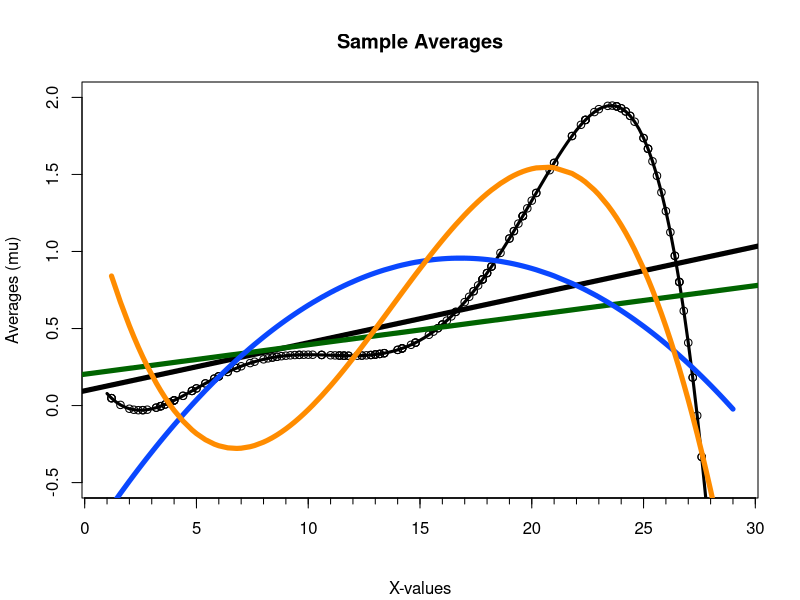

Generate this figure with R:
#the range that x can take
x <- seq(1,29,0.2)

#a third order function that shows the real value
real <- function(x){
  y <- ((-(1*10^-5))*x^5 + 0.0006*x^4 - 0.0125*x^3 + 0.11*x^2 - 0.35*x +0.33)
  y <- y
}

y = real(x)

plot(x,y, axes=T, ylim=c(-0.5,2), typ ='l', ann=F, lwd=3)
par(tcl= -0.3, bg= "aliceblue")
axis(1, at=seq(0,30, by=1),labels=F,lwd=1,lwd.ticks=1)

title(main="Sample Averages", sub="X-values", ylab="Averages (mu)")

#real function
real.function = lm(y~x)
abline(real.function, col="black", lwd=5)

xAll = vector()
yAll = vector()

oneSample <- function(x,n){
  for (i in 1:n){
    xSample <- sample(x, 20, replace=TRUE, prob = NULL)    
    
    #order samples (otherwise messy lines)
    xSample <- sort(xSample, decreasing=FALSE)
    ySample <- real(xSample)
    
    #points(xSample,ySample) is a test if the points are actually on the line
    points(xSample,ySample)
    linear.model = lm(ySample~xSample)
    #abline(linear.model, col="red", lwd=1)
    
    fit2 <- lm(ySample~xSample + I(xSample^2))
    #points(xSample, predict(fit2), type="l", col="#FF0A85", lwd=1)
    
    fit3 <- lm(ySample~xSample + I(xSample^2) + I(xSample^3))
   # points(xSample,predict(fit3), type="l", col="#66FF33", lwd=1)
    
    xAll = c(xAll, xSample)
    yAll = c(yAll, ySample)
    xAll = sort(xAll)
    yAll = real(xAll)
  }
  #Linear regression lines
  avgReg = lm(yAll~xAll)
  if (n==10) {abline(avgReg, col="darkgreen", lwd=5)}
  if (n ==100) {abline(avgReg, col="darkgreen", lwd=5)}
  if (n == 1000) {abline(avgReg, col="darkgreen", lwd=5)}
  #quadratic regression lines
  xAll2 = xAll^2
  avgReg2 = lm(yAll~xAll + I(xAll2))
  if (n==10) {lines(xAll, predict(avgReg2), col="#0A47FF", lwd=5)}
  if (n ==100) {lines(xAll, predict(avgReg2), col="#0A47FF", lwd=5)}
  if (n == 1000) {lines(xAll, predict(avgReg2), col="#0A47FF", lwd=5)}
  #cubic regression lines
  xAll2 = xAll^2
  xAll3 = xAll^3
  avgReg3 = lm(yAll~xAll + I(xAll2) + I(xAll3))
  if (n==10) {lines(xAll, predict(avgReg3), col="darkorange", lwd=5)}
  if (n ==100) {lines(xAll, predict(avgReg3), col="darkorange", lwd=5)}
  if (n == 1000) {lines(xAll, predict(avgReg3), col="darkorange", lwd=5)}
}

#run the function
tenSamples = oneSample(x,10)
#hundredSamples = oneSample(x,100)
#thousandSamples = oneSample(x,1000)
